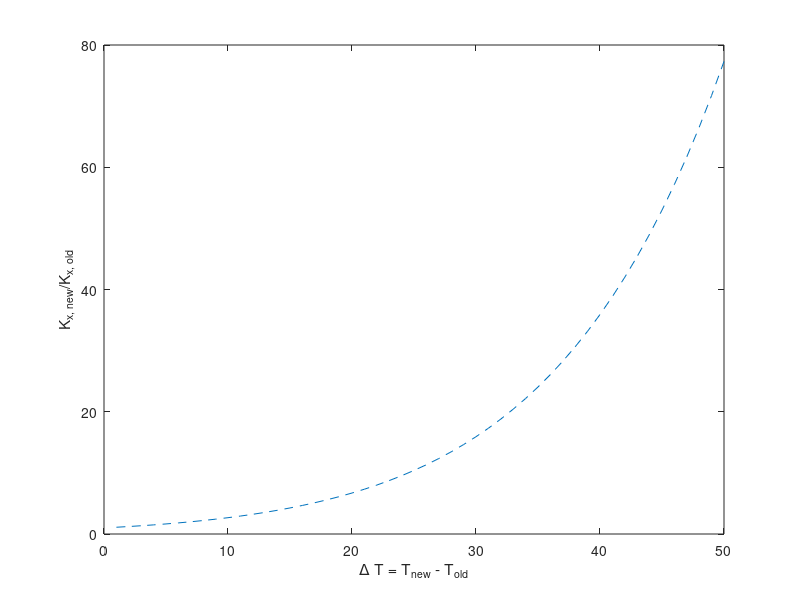

Reproduce this figure in MATLAB.
%%%% K vs T plot
%%% K_old = 1; K_new = K*K_old;
close all; clear all; clc;
T = [1:50];
K = (1/293).*((T+293).*exp(-8.4225e03.*((1./(T+293))-(1/293))));
figure
plot(T,K, '--')
xlabel('\Delta T = T_{new} - T_{old}')
ylabel('K_{x, new}/K_{x, old}')
